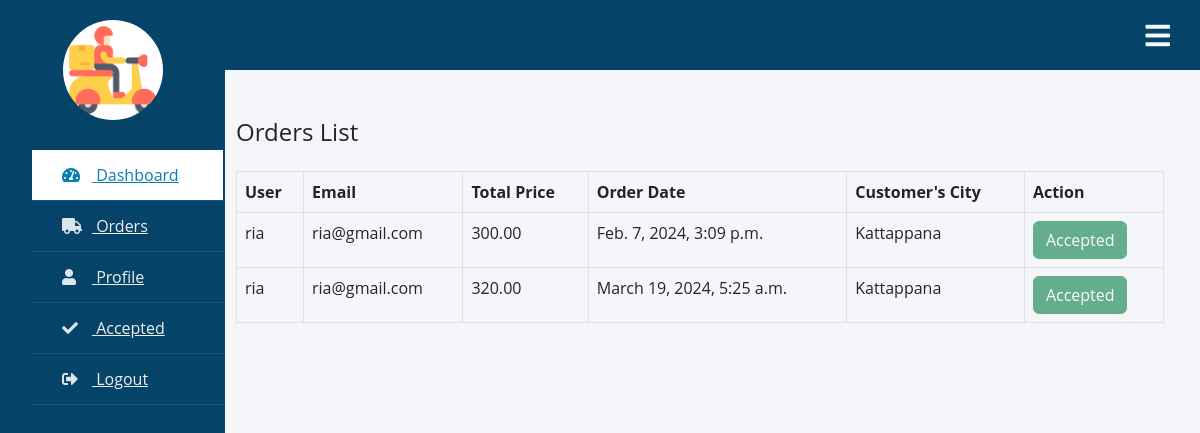
/accepted_orders_view/, run on the app's committed database.
### storeapp/models.py (models this page shows, shortened)
class Order(models.Model):
    class PaymentStatusChoices(models.TextChoices):
            PENDING = 'pending', 'Pending'
            SUCCESSFUL = 'successful', 'Successful'
            FAILED = 'failed', 'Failed'
    class OrderStatusChoices(models.TextChoices):
        REQUESTED = 'Requested', 'Requested'
        DISPATCHED = 'Dispatched', 'Dispatched'
        DELIVERED = 'Delivered', 'Delivered'
    delivery_agent = models.ForeignKey(DeliveryAgent, on_delete=models.CASCADE,default=1)
    user = models.ForeignKey(CustomUser, on_delete=models.CASCADE)
    products = models.ManyToManyField(Product)
    total_price = models.DecimalField(max_digits=10, decimal_places=2)
    order_date = models.DateTimeField(default=timezone.now,null=True)
    razorpay_order_id = models.CharField(max_length=255, default=None)
    payment_status = models.CharField(
    max_length=20, choices=PaymentStatusChoices.choices, default=PaymentStatusChoices.PENDING)
    order_status = models.CharField(
        max_length=20, choices=OrderStatusChoices.choices, default=OrderStatusChoices.REQUESTED)
    accepted_by_store = models.BooleanField(default=False)
    ready_for_pickup = models.BooleanField(default=False)
    delivered = models.BooleanField(default=False)
    address = models.ForeignKey(Address, on_delete=models.CASCADE) # Adding the foreign key to Address model

class Address(models.Model):
    user = models.ForeignKey(CustomUser, on_delete=models.CASCADE)
    house_building = models.CharField(max_length=100)
    road_area_colony = models.CharField(max_length=100)
    city = models.CharField(max_length=100)
    district = models.CharField(max_length=100)
    pincode = models.CharField(max_length=6)
    phone = models.CharField(max_length=10)

### userapp/models.py (models this page shows, shortened)
class CustomUser(AbstractUser):
    username = None
    USERNAME_FIELD  = 'email'
    name = models.CharField(max_length=100, default='')
    email = models.EmailField(unique=True)
    password = models.CharField(max_length=128)
    is_customer = models.BooleanField(default=False)
    is_seller = models.BooleanField(default=False)
    is_delivery = models.BooleanField(default=False)
    gstn = models.CharField(max_length=15, blank=True, null=True)
    hub_status=models.BooleanField(default=False)
    REQUIRED_FIELDS = []

### storeapp/views.py (the view)
# urls.py: path('accepted_orders_view/', views.accepted_orders_view, name='accepted_orders_view'),
def accepted_orders_view(request):
    accepted_orders = Order.objects.filter(accepted_by_store=True)
    return render(request, 'accepted_orders_delivery.html', {'accepted_orders': accepted_orders})

### template/accepted_orders_delivery.html (shortened to what this page needs)
{% load static %}
<!DOCTYPE html>
<html lang="en">
<head>
    <link rel="stylesheet" href="https://use.fontawesome.com/releases/v5.8.1/css/all.css">
    <link rel="stylesheet" href="https://cdn.jsdelivr.net/npm/bootstrap@5.2.3/dist/css/bootstrap.min.css">
</head>
<body>
    <div class="wrapper">
        <div class="section">
            <div class="top_navbar" style="height: 70px;">
                <div class="hamburger">
                    <a href="#">
                        <i class="fas fa-bars"></i>
                    </a>
                </div>
            </div>
        </div>
    </div>
    <div class="wrapper">
        <div class="sidebar">
            <div class="profile">
                <img src="{% static 'img/delivery.png' %}">
            </div>
            <ul>
                <li>
                    <a href="{% url 'delivery_agent_home'  %}" class="active">
                        <span class="icon"><i class="fas fa-tachometer-alt"></i></span>
                        <span class="item">Dashboard</span>
                    </a>
                </li>
                <li>
                    <a href="{% url 'accepted_orders_view'  %}">
                        <span class="icon"><i class="fas fa-truck"></i></span>
                        <span class="item">Orders</span>
                    </a>
                </li>
                <li>
                    <a href="{% url 'delivery_agent_profile'  %}">
                        <span class="icon"><i class="fas fa-user"></i></span>
                        <span class="item">Profile</span>
                    </a>
                </li>
                <li>
                    <a href="{% url 'orders_ready_for_pickup_view'  %}">
                        <span class="icon"><i class="fas fa-check"></i>
                        </span>
                        <span class="item">Accepted</span>
                    </a>
                </li>
                <li>
                    <a href="{% url 'logout'  %}">
                        <span class="icon"><i class="fas fa-sign-out-alt"></i></span>
                        <span class="item">Logout</span>
                    </a>
                </li>
            </ul>
        </div>
        <main class="col-md-9 ms-sm-auto col-lg-10 px-md-4">
            <div class="container mt-5">
                <h4>Orders List</h4>
                <table class="table table-bordered mt-4">
                    <thead>
                <tr>
                    <th>User</th>
                    <th>Email</th>
                    <th>Total Price</th>
                    <th>Order Date</th>
                    <th>Customer's City</th>
                    <th>Action</th>
                </tr>
            </thead>
            <tbody>
                {% for order in accepted_orders %}
                    <tr>
                        <td>{{ order.user.name }}</td>
                        <td>{{ order.user.email }}</td>
                        <td>{{ order.total_price }}</td>
                        <td>{{ order.order_date }}</td>
                        <td>{{ order.address.city }}</td>
                        <td>
                            {% if not order.ready_for_pickup %}
                                <form  method="post">
                                    {% csrf_token %}
                                    <a href="{% url 'approve_order' order.id %}" class="btn btn-info">Approve Product</a>
                                </form>
                                {% else %}
                                <button type="button" class="btn btn-success" disabled>Accepted</button>
                            {% endif %}
                        </td>
                    </tr>
                {% endfor %}
            </tbody>
        </table>
    </div>
</main>
</body>
</html>

### template/accepted_orders_delivery.html (style rules this page uses)
* { list-style: none; text-decoration: none; margin: 0; padding: 0; box-sizing: border-box; font-family: 'Open Sans', sans-serif; }
body { background: #f5f6fa; margin: 0; padding: 0; }
.wrapper .sidebar { background: rgb(5, 68, 104); position: fixed; top: 0; left: 0; width: 225px; height: 100%; padding: 20px 0; transition: all 0.5s ease; z-index: 1000; }
.wrapper .sidebar .profile { margin-bottom: 30px; text-align: center; }
.wrapper .sidebar .profile img { display: block; width: 100px; height: 100px; border-radius: 50%; margin: 0 auto; }
.wrapper .sidebar ul li a { display: block; padding: 13px 30px; border-bottom: 1px solid #10558d; color: rgb(241, 237, 237); font-size: 16px; position: relative; }
.wrapper .sidebar ul li a .icon { color: #dee4ec; width: 30px; display: inline-block; }
.wrapper .sidebar ul li a:hover, .wrapper .sidebar ul li a.active { color: #0c7db1; background:white; border-right: 2px solid rgb(5, 68, 104); }
.wrapper .sidebar ul li a:hover .icon, .wrapper .sidebar ul li a.active .icon { color: #0c7db1; }
.wrapper .sidebar ul li a:hover:before, .wrapper .sidebar ul li a.active:before { display: block; }
.wrapper .section { width: calc(100% - 225px); margin-left: 225px; transition: all 0.5s ease; }
.wrapper .section .top_navbar { background: rgb(5, 68, 104); height: 50px; display: flex; align-items: center; padding: 0 30px; }
.wrapper .section .top_navbar .hamburger a { font-size: 28px; color: #f4fbff; }
.wrapper .section .top_navbar .hamburger { margin-left: auto; }

### data on the page
Order: user.name "ria", user.email "ria@gmail.com", total_price "300.00", order_date "Feb. 7, 2024, 3:09 p.m.", address.city "Kattappana", ready_for_pickup "Accepted"
Order: user.name "ria", user.email "ria@gmail.com", total_price "320.00", order_date "March 19, 2024, 5:25 a.m.", address.city "Kattappana", ready_for_pickup "Accepted"
